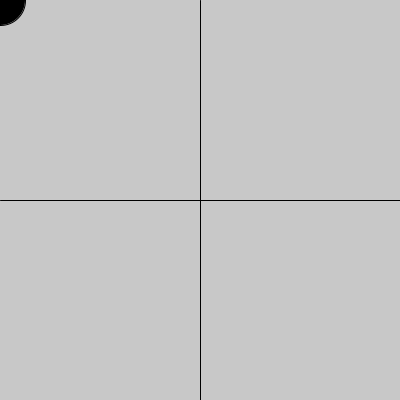
Frame 1 (no input)
Frame 60 (the mouse pressed at the canvas centre just before this capture): identical to frame 1, image omitted
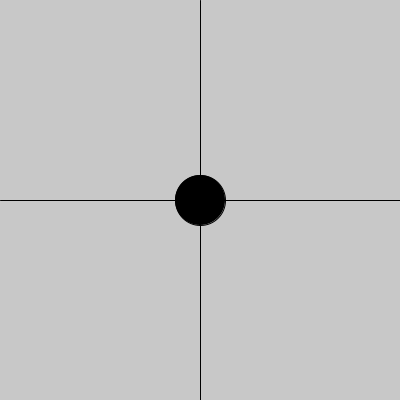
Frame 120 (the mouse held since frame 60 and released just before this capture)

The Processing sketch that drew these frames (run headless with seeded random() and noise(); from frame 60 on, the mouse is pressed at the canvas centre):

// Processing sketch: sketch_21800409hw3_1_pde
// ── sketch_21800409hw3_1_pde.pde
//21800409 신지영 homework3 #1

void setup(){
  size(400,400);
  
}


void draw(){
  background(200);
  line(width/2,0,width/2,height);
  line(0,height/2,width,height/2);
  int x=mouseX;
  int y=mouseY;
  int r=50;
  
  if(x<width/2){
      if(y<height/2)
      fill(#000000);
      else if(y>height/2)
      fill(#ff0000);
    }
  else if(y<height/2)
      fill(#00ff00);
      else if(y>height/2)
      fill(#0000ff);

  ellipse(x,y,r,r);
}
